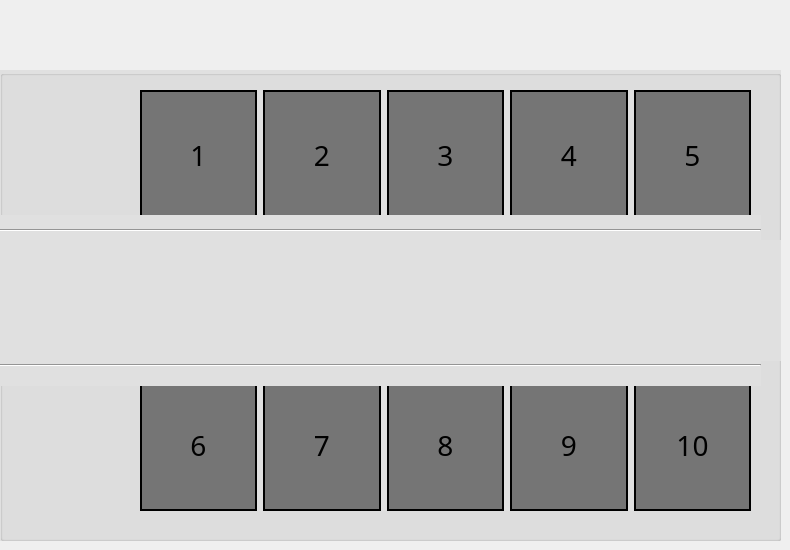
      <widget class="QWidget" name="Piso3">
       <attribute name="icon">
        <iconset>
         <normaloff>../Estacionamiento/Imagenes/piso3.png</normaloff>../Estacionamiento/Imagenes/piso3.png</iconset>
       </attribute>
       <attribute name="title">
        <string/>
       </attribute>
       <widget class="QGroupBox" name="groupBox_5">
        <property name="geometry">
         <rect>
          <x>0</x>
          <y>70</y>
          <width>781</width>
          <height>471</height>
         </rect>
        </property>
        <property name="styleSheet">
         <string notr="true">background-color: #e0e0e0;</string>
        </property>
        <property name="title">
         <string/>
        </property>
        <widget class="QWidget" name="horizontalLayoutWidget_9">
         <property name="geometry">
          <rect>
           <x>140</x>
           <y>20</y>
           <width>611</width>
           <height>131</height>
          </rect>
         </property>
         <layout class="QHBoxLayout" name="Arriba_3">
          <item>
           <layout class="QGridLayout" name="FG_7">
            <item row="0" column="3">
             <widget class="QPushButton" name="Piso3num4">
              <property name="sizePolicy">
               <sizepolicy hsizetype="Minimum" vsizetype="Minimum">
                <horstretch>0</horstretch>
                <verstretch>0</verstretch>
               </sizepolicy>
              </property>
              <property name="minimumSize">
               <size>
                <width>0</width>
                <height>90</height>
               </size>
              </property>
              <property name="font">
               <font>
                <family>rubik</family>
                <pointsize>-1</pointsize>
               </font>
              </property>
              <property name="styleSheet">
               <string notr="true">QPushButton{
	background-color: #757575;
	border: 2px solid black;
	font-size:28px;

}</string>
              </property>
              <property name="text">
               <string>4</string>
              </property>
             </widget>
            </item>
            <item row="0" column="4">
             <widget class="QPushButton" name="Piso3num5">
              <property name="sizePolicy">
               <sizepolicy hsizetype="Minimum" vsizetype="Minimum">
                <horstretch>0</horstretch>
                <verstretch>0</verstretch>
               </sizepolicy>
              </property>
              <property name="minimumSize">
               <size>
                <width>0</width>
                <height>90</height>
               </size>
              </property>
              <property name="font">
               <font>
                <family>rubik</family>
                <pointsize>-1</pointsize>
               </font>
              </property>
              <property name="styleSheet">
               <string notr="true">QPushButton{
	background-color: #757575;
	border: 2px solid black;
	font-size:28px;

}</string>
              </property>
              <property name="text">
               <string>5</string>
              </property>
             </widget>
            </item>
            <item row="0" column="0">
             <widget class="QPushButton" name="Piso3num1">
              <property name="sizePolicy">
               <sizepolicy hsizetype="Minimum" vsizetype="Minimum">
                <horstretch>0</horstretch>
                <verstretch>0</verstretch>
               </sizepolicy>
              </property>
              <property name="minimumSize">
               <size>
                <width>0</width>
                <height>90</height>
               </size>
              </property>
              <property name="font">
               <font>
                <family>rubik</family>
                <pointsize>-1</pointsize>
               </font>
              </property>
              <property name="styleSheet">
               <string notr="true">QPushButton{
	background-color: #757575;
	border: 2px solid black;
	font-size:28px;

}</string>
              </property>
              <property name="text">
               <string>1</string>
              </property>
             </widget>
            </item>
            <item row="0" column="1">
             <widget class="QPushButton" name="Piso3num2">
              <property name="sizePolicy">
               <sizepolicy hsizetype="Minimum" vsizetype="Minimum">
                <horstretch>0</horstretch>
                <verstretch>0</verstretch>
               </sizepolicy>
              </property>
              <property name="minimumSize">
               <size>
                <width>0</width>
                <height>90</height>
               </size>
              </property>
              <property name="font">
               <font>
                <family>rubik</family>
                <pointsize>-1</pointsize>
               </font>
              </property>
              <property name="styleSheet">
               <string notr="true">QPushButton{
	background-color: #757575;
	border: 2px solid black;
	font-size:28px;

}</string>
              </property>
              <property name="text">
               <string>2</string>
              </property>
             </widget>
            </item>
            <item row="0" column="2">
             <widget class="QPushButton" name="Piso3num3">
              <property name="sizePolicy">
               <sizepolicy hsizetype="Minimum" vsizetype="Minimum">
                <horstretch>0</horstretch>
                <verstretch>0</verstretch>
               </sizepolicy>
              </property>
              <property name="minimumSize">
               <size>
                <width>0</width>
                <height>90</height>
               </size>
              </property>
              <property name="font">
               <font>
                <family>rubik</family>
                <pointsize>-1</pointsize>
               </font>
              </property>
              <property name="styleSheet">
               <string notr="true">QPushButton{
	background-color: #757575;
	border: 2px solid black;
	font-size:28px;

}</string>
              </property>
              <property name="text">
               <string>3</string>
              </property>
             </widget>
            </item>
           </layout>
          </item>
         </layout>
        </widget>
        <widget class="QWidget" name="horizontalLayoutWidget_10">
         <property name="geometry">
          <rect>
           <x>140</x>
           <y>310</y>
           <width>611</width>
           <height>131</height>
          </rect>
         </property>
         <layout class="QHBoxLayout" name="Abajo_3">
          <item>
           <layout class="QGridLayout" name="FG_8">
            <item row="0" column="3">
             <widget class="QPushButton" name="Piso3num9">
              <property name="sizePolicy">
               <sizepolicy hsizetype="Minimum" vsizetype="Minimum">
                <horstretch>0</horstretch>
                <verstretch>0</verstretch>
               </sizepolicy>
              </property>
              <property name="minimumSize">
               <size>
                <width>0</width>
                <height>90</height>
               </size>
              </property>
              <property name="font">
               <font>
                <family>rubik</family>
                <pointsize>-1</pointsize>
               </font>
              </property>
              <property name="styleSheet">
               <string notr="true">QPushButton{
	background-color: #757575;
	border: 2px solid black;
	font-size:28px;

}</string>
              </property>
              <property name="text">
               <string>9</string>
              </property>
             </widget>
            </item>
            <item row="0" column="0">
             <widget class="QPushButton" name="Piso3num6">
              <property name="sizePolicy">
               <sizepolicy hsizetype="Minimum" vsizetype="Minimum">
                <horstretch>0</horstretch>
                <verstretch>0</verstretch>
               </sizepolicy>
              </property>
              <property name="minimumSize">
               <size>
                <width>0</width>
                <height>90</height>
               </size>
              </property>
              <property name="font">
               <font>
                <family>rubik</family>
                <pointsize>-1</pointsize>
               </font>
              </property>
              <property name="styleSheet">
               <string notr="true">QPushButton{
	background-color: #757575;
	border: 2px solid black;
	font-size:28px;

}</string>
              </property>
              <property name="text">
               <string>6</string>
              </property>
             </widget>
            </item>
            <item row="0" column="1">
             <widget class="QPushButton" name="Piso3num7">
              <property name="sizePolicy">
               <sizepolicy hsizetype="Minimum" vsizetype="Minimum">
                <horstretch>0</horstretch>
                <verstretch>0</verstretch>
               </sizepolicy>
              </property>
              <property name="minimumSize">
               <size>
                <width>0</width>
                <height>90</height>
               </size>
              </property>
              <property name="font">
               <font>
                <family>rubik</family>
                <pointsize>-1</pointsize>
               </font>
              </property>
              <property name="styleSheet">
               <string notr="true">QPushButton{
	background-color: #757575;
	border: 2px solid black;
	font-size:28px;

}</string>
              </property>
              <property name="text">
               <string>7</string>
              </property>
             </widget>
            </item>
            <item row="0" column="2">
             <widget class="QPushButton" name="Piso3num8">
              <property name="sizePolicy">
               <sizepolicy hsizetype="Minimum" vsizetype="Minimum">
                <horstretch>0</horstretch>
                <verstretch>0</verstretch>
               </sizepolicy>
              </property>
              <property name="minimumSize">
               <size>
                <width>0</width>
                <height>90</height>
               </size>
              </property>
              <property name="font">
               <font>
                <family>rubik</family>
                <pointsize>-1</pointsize>
               </font>
              </property>
              <property name="styleSheet">
               <string notr="true">QPushButton{
	background-color: #757575;
	border: 2px solid black;
	font-size:28px;

}</string>
              </property>
              <property name="text">
               <string>8</string>
              </property>
             </widget>
            </item>
            <item row="0" column="4">
             <widget class="QPushButton" name="Piso3num10">
              <property name="sizePolicy">
               <sizepolicy hsizetype="Minimum" vsizetype="Minimum">
                <horstretch>0</horstretch>
                <verstretch>0</verstretch>
               </sizepolicy>
              </property>
              <property name="minimumSize">
               <size>
                <width>0</width>
                <height>90</height>
               </size>
              </property>
              <property name="font">
               <font>
                <family>rubik</family>
                <pointsize>-1</pointsize>
               </font>
              </property>
              <property name="styleSheet">
               <string notr="true">QPushButton{
	background-color: #757575;
	border: 2px solid black;
	font-size:28px;

}</string>
              </property>
              <property name="text">
               <string>10</string>
              </property>
             </widget>
            </item>
           </layout>
          </item>
         </layout>
        </widget>
        <widget class="QWidget" name="horizontalLayoutWidget_11">
         <property name="geometry">
          <rect>
           <x>0</x>
           <y>170</y>
           <width>971</width>
           <height>121</height>
          </rect>
         </property>
         <layout class="QHBoxLayout" name="Road_3">
          <item>
           <widget class="QLabel" name="label_13">
            <property name="styleSheet">
             <string notr="true">border-image: url(:/Imagenes/carretera1.png);</string>
            </property>
            <property name="text">
             <string/>
            </property>
           </widget>
          </item>
         </layout>
        </widget>
        <widget class="Line" name="line">
         <property name="geometry">
          <rect>
           <x>0</x>
           <y>145</y>
           <width>761</width>
           <height>31</height>
          </rect>
         </property>
         <property name="orientation">
          <enum>Qt::Horizontal</enum>
         </property>
        </widget>
        <widget class="Line" name="line_2">
         <property name="geometry">
          <rect>
           <x>0</x>
           <y>275</y>
           <width>761</width>
           <height>41</height>
          </rect>
         </property>
         <property name="orientation">
          <enum>Qt::Horizontal</enum>
         </property>
        </widget>
       </widget>
      </widget>
